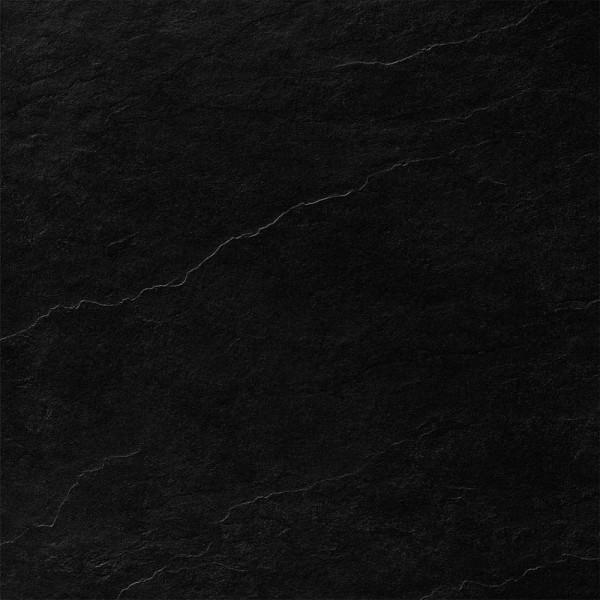
#> input picture image.jpeg, 600 x 600 px
$ jupyter execute robo.ipynb
#> lines starting #> are read from the running program, lines starting #| are printed output that depends on the picture
[cell 1]
import cv2 , numpy

[cell 2]
image  = cv2.imread('image.jpeg')
#> image is the input picture: shape (600, 600, 3); min 0, max 106, mean 16.6

[cell 3]
image.shape
#> Out = (600, 600, 3)

[cell 4]
# image =  numpy.zeros((600,600))

[cell 5]
image[:] = 255
#> image: shape (600, 600, 3); every value is 255

[cell 6]
cv2.imshow('bg',image)
cv2.waitKey()
cv2.destroyAllWindows()

[cell 7]
image=cv2.rectangle(image,(200,60),(400,215),(255,0,0),-100)
image=cv2.circle(image,(260,120),15,(0,225,255),-100)
image=cv2.circle(image,(340,120),15,(0,225,255),-100)
image=cv2.rectangle(image,(260,170),(340,190),(0,225,225),-100)

[cell 8]
#left-ears
image=cv2.rectangle(image,(180,120),(200,180),(0,0,0),-100)
#right-ears
image=cv2.rectangle(image,(400,120),(420,180),(0,0,0),-100)

[cell 9]
# cap
image=cv2.ellipse(image,(300,60),(35,20),0,0,-180,( 102 ,51,0),-100)

[cell 10]
image=cv2.rectangle(image,(300,40),(305,10),(0,0,0),-100)
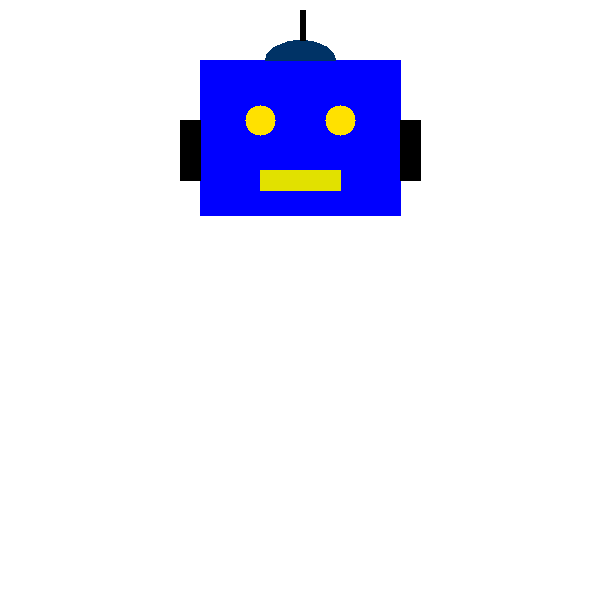
#> image: shape (600, 600, 3); mean B, G, R 250.4, 232.3, 232.2
